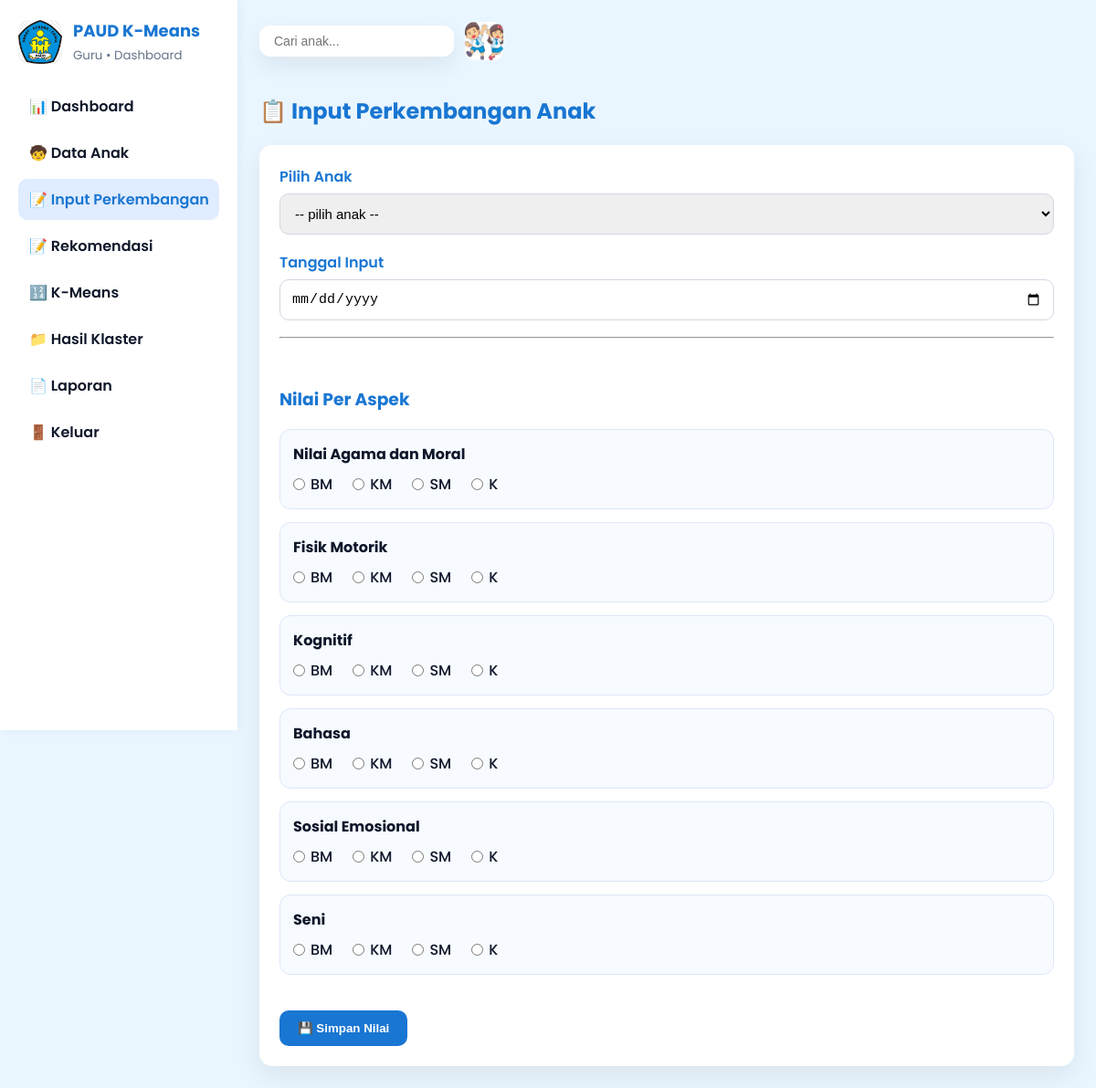
The page /input.php on the database its author committed.
### tables this page shows
CREATE TABLE `aspek_perkembangan` (
  `id_aspek` int(11) NOT NULL,
  `nama_aspek` varchar(100) DEFAULT NULL
);

### input.php (the view, shortened to what this page needs)
<?php
include "config.php";
?>
<!DOCTYPE html>
<html lang="id">
<head>
</head>
<body>
<div class="app">
<?php include "sidebar.php"; ?>
<div class="main">
<div class="topbar">
<?php include "topbar.php"; ?>
</div>
<h2 style="color:#1976D2;">📋 Input Perkembangan Anak</h2>
<form action="simpan_perkembangan.php" method="POST" class="form-box">
    <div class="input-group">
        <label>Pilih Anak</label>
        <select name="id_anak" required>
            <option value="">-- pilih anak --</option>
        </select>
    </div>
    <div class="input-group">
        <label>Tanggal Input</label>
        <input type="date" name="tgl_input" required>
    </div>
    <hr><br>
    <h3 style="color:#1976D2;">Nilai Per Aspek</h3>
    <?php
    $aspek = mysqli_query($conn,"SELECT * FROM aspek_perkembangan ORDER BY id_aspek ASC");
    while($ap = mysqli_fetch_assoc($aspek)){
    ?>
    <div class="aspek-box">
        <b><?= $ap['nama_aspek']; ?></b>
        <div class="radio-group">
            <label>
                <input type="radio" name="nilai[<?= $ap['id_aspek']; ?>]" value="BM" required> BM
            </label>
            <label>
                <input type="radio" name="nilai[<?= $ap['id_aspek']; ?>]" value="KM"> KM
            </label>
            <label>
                <input type="radio" name="nilai[<?= $ap['id_aspek']; ?>]" value="SM"> SM
            </label>
            <label>
                <input type="radio" name="nilai[<?= $ap['id_aspek']; ?>]" value="K"> K
            </label>
        </div>
    </div>
    <?php } ?>
    <br>
    <button type="submit" class="btn-save">💾 Simpan Nilai</button>
</form>
</div>
</div>
</body>
</html>

### rows shown on the page
aspek_perkembangan: nama_aspek "Nilai Agama dan Moral"
aspek_perkembangan: nama_aspek "Fisik Motorik"
aspek_perkembangan: nama_aspek "Kognitif"
aspek_perkembangan: nama_aspek "Bahasa"
aspek_perkembangan: nama_aspek "Sosial Emosional"
aspek_perkembangan: nama_aspek "Seni"
